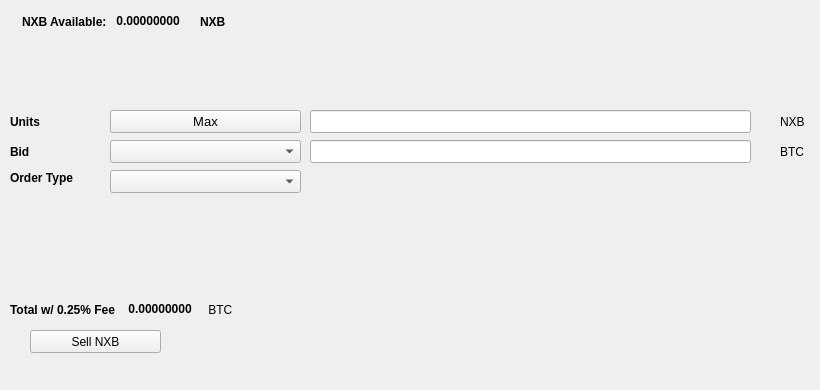
   <widget class="QWidget" name="SellTab">
    <attribute name="title">
     <string>Sell</string>
    </attribute>
    <widget class="QLabel" name="label_16">
     <property name="geometry">
      <rect>
       <x>780</x>
       <y>140</y>
       <width>31</width>
       <height>23</height>
      </rect>
     </property>
     <property name="text">
      <string>BTC</string>
     </property>
    </widget>
    <widget class="QComboBox" name="SellBidcomboBox">
     <property name="geometry">
      <rect>
       <x>110</x>
       <y>140</y>
       <width>191</width>
       <height>23</height>
      </rect>
     </property>
     <property name="font">
      <font>
       <pointsize>10</pointsize>
      </font>
     </property>
    </widget>
    <widget class="QLabel" name="label_18">
     <property name="geometry">
      <rect>
       <x>10</x>
       <y>110</y>
       <width>46</width>
       <height>23</height>
      </rect>
     </property>
     <property name="font">
      <font>
       <weight>75</weight>
       <bold>true</bold>
      </font>
     </property>
     <property name="text">
      <string>Units</string>
     </property>
    </widget>
    <widget class="QPushButton" name="Sell_Max_Amount">
     <property name="geometry">
      <rect>
       <x>110</x>
       <y>110</y>
       <width>191</width>
       <height>23</height>
      </rect>
     </property>
     <property name="font">
      <font>
       <pointsize>10</pointsize>
      </font>
     </property>
     <property name="text">
      <string>Max</string>
     </property>
    </widget>
    <widget class="QLabel" name="label_20">
     <property name="geometry">
      <rect>
       <x>10</x>
       <y>170</y>
       <width>91</width>
       <height>16</height>
      </rect>
     </property>
     <property name="font">
      <font>
       <weight>75</weight>
       <bold>true</bold>
      </font>
     </property>
     <property name="text">
      <string>Order Type</string>
     </property>
    </widget>
    <widget class="QComboBox" name="SellOrdertypeCombo">
     <property name="geometry">
      <rect>
       <x>110</x>
       <y>170</y>
       <width>191</width>
       <height>23</height>
      </rect>
     </property>
     <property name="font">
      <font>
       <pointsize>10</pointsize>
      </font>
     </property>
    </widget>
    <widget class="QLabel" name="label_21">
     <property name="geometry">
      <rect>
       <x>10</x>
       <y>140</y>
       <width>46</width>
       <height>23</height>
      </rect>
     </property>
     <property name="font">
      <font>
       <weight>75</weight>
       <bold>true</bold>
      </font>
     </property>
     <property name="text">
      <string>Bid</string>
     </property>
    </widget>
    <widget class="QLabel" name="label_22">
     <property name="geometry">
      <rect>
       <x>780</x>
       <y>110</y>
       <width>31</width>
       <height>23</height>
      </rect>
     </property>
     <property name="text">
      <string>NXB</string>
     </property>
    </widget>
    <widget class="QLineEdit" name="UnitsInputNXB">
     <property name="geometry">
      <rect>
       <x>310</x>
       <y>110</y>
       <width>441</width>
       <height>23</height>
      </rect>
     </property>
     <property name="font">
      <font>
       <pointsize>9</pointsize>
       <weight>75</weight>
       <bold>true</bold>
      </font>
     </property>
    </widget>
    <widget class="QLineEdit" name="SellBidPriceEdit">
     <property name="geometry">
      <rect>
       <x>310</x>
       <y>140</y>
       <width>441</width>
       <height>23</height>
      </rect>
     </property>
     <property name="font">
      <font>
       <pointsize>9</pointsize>
       <weight>75</weight>
       <bold>true</bold>
      </font>
     </property>
    </widget>
    <widget class="QPushButton" name="SellNXBBTN">
     <property name="geometry">
      <rect>
       <x>30</x>
       <y>330</y>
       <width>131</width>
       <height>23</height>
      </rect>
     </property>
     <property name="text">
      <string>Sell NXB</string>
     </property>
     <property name="icon">
      <iconset resource="../nxboost">
       <normaloff>:/icons/bitcoin</normaloff>:/icons/bitcoin</iconset>
     </property>
    </widget>
    <widget class="QWidget" name="layoutWidget3">
     <property name="geometry">
      <rect>
       <x>22</x>
       <y>12</y>
       <width>258</width>
       <height>19</height>
      </rect>
     </property>
     <layout class="QHBoxLayout" name="horizontalLayout">
      <item>
       <widget class="QLabel" name="label232_2">
        <property name="font">
         <font>
          <weight>75</weight>
          <bold>true</bold>
         </font>
        </property>
        <property name="text">
         <string>NXB Available:</string>
        </property>
       </widget>
      </item>
      <item>
       <widget class="QLabel" name="NXBAvailableLabel">
        <property name="palette">
         <palette>
          <active>
           <colorrole role="WindowText">
            <brush brushstyle="SolidPattern">
             <color alpha="255">
              <red>0</red>
              <green>0</green>
              <blue>0</blue>
             </color>
            </brush>
           </colorrole>
           <colorrole role="Button">
            <brush brushstyle="SolidPattern">
             <color alpha="255">
              <red>0</red>
              <green>170</green>
              <blue>0</blue>
             </color>
            </brush>
           </colorrole>
           <colorrole role="Light">
            <brush brushstyle="SolidPattern">
             <color alpha="255">
              <red>0</red>
              <green>255</green>
              <blue>0</blue>
             </color>
            </brush>
           </colorrole>
           <colorrole role="Midlight">
            <brush brushstyle="SolidPattern">
             <color alpha="255">
              <red>0</red>
              <green>212</green>
              <blue>0</blue>
             </color>
            </brush>
           </colorrole>
           <colorrole role="Dark">
            <brush brushstyle="SolidPattern">
             <color alpha="255">
              <red>0</red>
              <green>85</green>
              <blue>0</blue>
             </color>
            </brush>
           </colorrole>
           <colorrole role="Mid">
            <brush brushstyle="SolidPattern">
             <color alpha="255">
              <red>0</red>
              <green>113</green>
              <blue>0</blue>
             </color>
            </brush>
           </colorrole>
           <colorrole role="Text">
            <brush brushstyle="SolidPattern">
             <color alpha="255">
              <red>0</red>
              <green>170</green>
              <blue>0</blue>
             </color>
            </brush>
           </colorrole>
           <colorrole role="BrightText">
            <brush brushstyle="SolidPattern">
             <color alpha="255">
              <red>255</red>
              <green>255</green>
              <blue>255</blue>
             </color>
            </brush>
           </colorrole>
           <colorrole role="ButtonText">
            <brush brushstyle="SolidPattern">
             <color alpha="255">
              <red>0</red>
              <green>0</green>
              <blue>0</blue>
             </color>
            </brush>
           </colorrole>
           <colorrole role="Base">
            <brush brushstyle="SolidPattern">
             <color alpha="255">
              <red>255</red>
              <green>255</green>
              <blue>255</blue>
             </color>
            </brush>
           </colorrole>
           <colorrole role="Window">
            <brush brushstyle="SolidPattern">
             <color alpha="255">
              <red>0</red>
              <green>170</green>
              <blue>0</blue>
             </color>
            </brush>
           </colorrole>
           <colorrole role="Shadow">
            <brush brushstyle="SolidPattern">
             <color alpha="255">
              <red>0</red>
              <green>0</green>
              <blue>0</blue>
             </color>
            </brush>
           </colorrole>
           <colorrole role="AlternateBase">
            <brush brushstyle="SolidPattern">
             <color alpha="255">
              <red>127</red>
              <green>212</green>
              <blue>127</blue>
             </color>
            </brush>
           </colorrole>
           <colorrole role="ToolTipBase">
            <brush brushstyle="SolidPattern">
             <color alpha="255">
              <red>255</red>
              <green>255</green>
              <blue>220</blue>
             </color>
            </brush>
           </colorrole>
           <colorrole role="ToolTipText">
            <brush brushstyle="SolidPattern">
             <color alpha="255">
              <red>0</red>
              <green>0</green>
              <blue>0</blue>
             </color>
            </brush>
           </colorrole>
          </active>
          <inactive>
           <colorrole role="WindowText">
            <brush brushstyle="SolidPattern">
             <color alpha="255">
              <red>0</red>
              <green>0</green>
              <blue>0</blue>
             </color>
            </brush>
           </colorrole>
           <colorrole role="Button">
            <brush brushstyle="SolidPattern">
             <color alpha="255">
              <red>0</red>
              <green>170</green>
              <blue>0</blue>
             </color>
            </brush>
           </colorrole>
           <colorrole role="Light">
            <brush brushstyle="SolidPattern">
             <color alpha="255">
              <red>0</red>
              <green>255</green>
              <blue>0</blue>
             </color>
            </brush>
           </colorrole>
           <colorrole role="Midlight">
            <brush brushstyle="SolidPattern">
             <color alpha="255">
              <red>0</red>
              <green>212</green>
              <blue>0</blue>
             </color>
            </brush>
           </colorrole>
           <colorrole role="Dark">
            <brush brushstyle="SolidPattern">
             <color alpha="255">
              <red>0</red>
              <green>85</green>
              <blue>0</blue>
             </color>
            </brush>
           </colorrole>
           <colorrole role="Mid">
            <brush brushstyle="SolidPattern">
             <color alpha="255">
              <red>0</red>
              <green>113</green>
              <blue>0</blue>
             </color>
            </brush>
           </colorrole>
           <colorrole role="Text">
            <brush brushstyle="SolidPattern">
             <color alpha="255">
              <red>0</red>
              <green>170</green>
              <blue>0</blue>
             </color>
            </brush>
           </colorrole>
           <colorrole role="BrightText">
            <brush brushstyle="SolidPattern">
             <color alpha="255">
              <red>255</red>
              <green>255</green>
              <blue>255</blue>
             </color>
            </brush>
           </colorrole>
           <colorrole role="ButtonText">
            <brush brushstyle="SolidPattern">
             <color alpha="255">
              <red>0</red>
              <green>0</green>
              <blue>0</blue>
             </color>
            </brush>
           </colorrole>
           <colorrole role="Base">
            <brush brushstyle="SolidPattern">
             <color alpha="255">
              <red>255</red>
              <green>255</green>
              <blue>255</blue>
             </color>
            </brush>
           </colorrole>
           <colorrole role="Window">
            <brush brushstyle="SolidPattern">
             <color alpha="255">
              <red>0</red>
              <green>170</green>
              <blue>0</blue>
             </color>
            </brush>
           </colorrole>
           <colorrole role="Shadow">
            <brush brushstyle="SolidPattern">
             <color alpha="255">
              <red>0</red>
              <green>0</green>
              <blue>0</blue>
             </color>
            </brush>
           </colorrole>
           <colorrole role="AlternateBase">
            <brush brushstyle="SolidPattern">
             <color alpha="255">
              <red>127</red>
              <green>212</green>
              <blue>127</blue>
             </color>
            </brush>
           </colorrole>
           <colorrole role="ToolTipBase">
            <brush brushstyle="SolidPattern">
             <color alpha="255">
              <red>255</red>
              <green>255</green>
              <blue>220</blue>
             </color>
            </brush>
           </colorrole>
           <colorrole role="ToolTipText">
            <brush brushstyle="SolidPattern">
             <color alpha="255">
              <red>0</red>
              <green>0</green>
              <blue>0</blue>
             </color>
            </brush>
           </colorrole>
          </inactive>
          <disabled>
           <colorrole role="WindowText">
            <brush brushstyle="SolidPattern">
             <color alpha="255">
              <red>0</red>
              <green>85</green>
              <blue>0</blue>
             </color>
            </brush>
           </colorrole>
           <colorrole role="Button">
            <brush brushstyle="SolidPattern">
             <color alpha="255">
              <red>0</red>
              <green>170</green>
              <blue>0</blue>
             </color>
            </brush>
           </colorrole>
           <colorrole role="Light">
            <brush brushstyle="SolidPattern">
             <color alpha="255">
              <red>0</red>
              <green>255</green>
              <blue>0</blue>
             </color>
            </brush>
           </colorrole>
           <colorrole role="Midlight">
            <brush brushstyle="SolidPattern">
             <color alpha="255">
              <red>0</red>
              <green>212</green>
              <blue>0</blue>
             </color>
            </brush>
           </colorrole>
           <colorrole role="Dark">
            <brush brushstyle="SolidPattern">
             <color alpha="255">
              <red>0</red>
              <green>85</green>
              <blue>0</blue>
             </color>
            </brush>
           </colorrole>
           <colorrole role="Mid">
            <brush brushstyle="SolidPattern">
             <color alpha="255">
              <red>0</red>
              <green>113</green>
              <blue>0</blue>
             </color>
            </brush>
           </colorrole>
           <colorrole role="Text">
            <brush brushstyle="SolidPattern">
             <color alpha="255">
              <red>0</red>
              <green>85</green>
              <blue>0</blue>
             </color>
            </brush>
           </colorrole>
           <colorrole role="BrightText">
            <brush brushstyle="SolidPattern">
             <color alpha="255">
              <red>255</red>
              <green>255</green>
              <blue>255</blue>
             </color>
            </brush>
           </colorrole>
           <colorrole role="ButtonText">
            <brush brushstyle="SolidPattern">
             <color alpha="255">
              <red>0</red>
              <green>85</green>
              <blue>0</blue>
             </color>
            </brush>
           </colorrole>
           <colorrole role="Base">
            <brush brushstyle="SolidPattern">
             <color alpha="255">
              <red>0</red>
              <green>170</green>
              <blue>0</blue>
             </color>
            </brush>
           </colorrole>
           <colorrole role="Window">
            <brush brushstyle="SolidPattern">
             <color alpha="255">
              <red>0</red>
              <green>170</green>
              <blue>0</blue>
             </color>
            </brush>
           </colorrole>
           <colorrole role="Shadow">
            <brush brushstyle="SolidPattern">
             <color alpha="255">
              <red>0</red>
              <green>0</green>
              <blue>0</blue>
             </color>
            </brush>
           </colorrole>
           <colorrole role="AlternateBase">
            <brush brushstyle="SolidPattern">
             <color alpha="255">
              <red>0</red>
              <green>170</green>
              <blue>0</blue>
             </color>
            </brush>
           </colorrole>
           <colorrole role="ToolTipBase">
            <brush brushstyle="SolidPattern">
             <color alpha="255">
              <red>255</red>
              <green>255</green>
              <blue>220</blue>
             </color>
            </brush>
           </colorrole>
           <colorrole role="ToolTipText">
            <brush brushstyle="SolidPattern">
             <color alpha="255">
              <red>0</red>
              <green>0</green>
              <blue>0</blue>
             </color>
            </brush>
           </colorrole>
          </disabled>
         </palette>
        </property>
        <property name="font">
         <font>
          <weight>75</weight>
          <bold>true</bold>
         </font>
        </property>
        <property name="text">
         <string> 0.00000000 </string>
        </property>
        <property name="textInteractionFlags">
         <set>Qt::LinksAccessibleByMouse|Qt::TextSelectableByKeyboard|Qt::TextSelectableByMouse</set>
        </property>
       </widget>
      </item>
      <item>
       <widget class="QLabel" name="labelNXB">
        <property name="font">
         <font>
          <weight>75</weight>
          <bold>true</bold>
         </font>
        </property>
        <property name="text">
         <string>NXB</string>
        </property>
       </widget>
      </item>
     </layout>
    </widget>
    <widget class="QWidget" name="layoutWidget">
     <property name="geometry">
      <rect>
       <x>10</x>
       <y>300</y>
       <width>268</width>
       <height>19</height>
      </rect>
     </property>
     <layout class="QHBoxLayout" name="horizontalLayout_2">
      <item>
       <widget class="QLabel" name="label_19">
        <property name="font">
         <font>
          <weight>75</weight>
          <bold>true</bold>
         </font>
        </property>
        <property name="text">
         <string>Total w/ 0.25% Fee </string>
        </property>
       </widget>
      </item>
      <item>
       <widget class="QLabel" name="SellCostLabel">
        <property name="palette">
         <palette>
          <active>
           <colorrole role="WindowText">
            <brush brushstyle="SolidPattern">
             <color alpha="255">
              <red>0</red>
              <green>0</green>
              <blue>0</blue>
             </color>
            </brush>
           </colorrole>
           <colorrole role="Button">
            <brush brushstyle="SolidPattern">
             <color alpha="255">
              <red>0</red>
              <green>170</green>
              <blue>0</blue>
             </color>
            </brush>
           </colorrole>
           <colorrole role="Light">
            <brush brushstyle="SolidPattern">
             <color alpha="255">
              <red>0</red>
              <green>255</green>
              <blue>0</blue>
             </color>
            </brush>
           </colorrole>
           <colorrole role="Midlight">
            <brush brushstyle="SolidPattern">
             <color alpha="255">
              <red>0</red>
              <green>212</green>
              <blue>0</blue>
             </color>
            </brush>
           </colorrole>
           <colorrole role="Dark">
            <brush brushstyle="SolidPattern">
             <color alpha="255">
              <red>0</red>
              <green>85</green>
              <blue>0</blue>
             </color>
            </brush>
           </colorrole>
           <colorrole role="Mid">
            <brush brushstyle="SolidPattern">
             <color alpha="255">
              <red>0</red>
              <green>113</green>
              <blue>0</blue>
             </color>
            </brush>
           </colorrole>
           <colorrole role="Text">
            <brush brushstyle="SolidPattern">
             <color alpha="255">
              <red>0</red>
              <green>170</green>
              <blue>0</blue>
             </color>
            </brush>
           </colorrole>
           <colorrole role="BrightText">
            <brush brushstyle="SolidPattern">
             <color alpha="255">
              <red>255</red>
              <green>255</green>
              <blue>255</blue>
             </color>
            </brush>
           </colorrole>
           <colorrole role="ButtonText">
            <brush brushstyle="SolidPattern">
             <color alpha="255">
              <red>0</red>
              <green>0</green>
              <blue>0</blue>
             </color>
            </brush>
           </colorrole>
           <colorrole role="Base">
            <brush brushstyle="SolidPattern">
             <color alpha="255">
              <red>255</red>
              <green>255</green>
              <blue>255</blue>
             </color>
            </brush>
           </colorrole>
           <colorrole role="Window">
            <brush brushstyle="SolidPattern">
             <color alpha="255">
              <red>0</red>
              <green>170</green>
              <blue>0</blue>
             </color>
            </brush>
           </colorrole>
           <colorrole role="Shadow">
            <brush brushstyle="SolidPattern">
             <color alpha="255">
              <red>0</red>
              <green>0</green>
              <blue>0</blue>
             </color>
            </brush>
           </colorrole>
           <colorrole role="AlternateBase">
            <brush brushstyle="SolidPattern">
             <color alpha="255">
              <red>127</red>
              <green>212</green>
              <blue>127</blue>
             </color>
            </brush>
           </colorrole>
           <colorrole role="ToolTipBase">
            <brush brushstyle="SolidPattern">
             <color alpha="255">
              <red>255</red>
              <green>255</green>
              <blue>220</blue>
             </color>
            </brush>
           </colorrole>
           <colorrole role="ToolTipText">
            <brush brushstyle="SolidPattern">
             <color alpha="255">
              <red>0</red>
              <green>0</green>
              <blue>0</blue>
             </color>
            </brush>
           </colorrole>
          </active>
          <inactive>
           <colorrole role="WindowText">
            <brush brushstyle="SolidPattern">
             <color alpha="255">
              <red>0</red>
              <green>0</green>
              <blue>0</blue>
             </color>
            </brush>
           </colorrole>
           <colorrole role="Button">
            <brush brushstyle="SolidPattern">
             <color alpha="255">
              <red>0</red>
              <green>170</green>
              <blue>0</blue>
             </color>
            </brush>
           </colorrole>
           <colorrole role="Light">
            <brush brushstyle="SolidPattern">
             <color alpha="255">
              <red>0</red>
              <green>255</green>
              <blue>0</blue>
             </color>
            </brush>
           </colorrole>
           <colorrole role="Midlight">
            <brush brushstyle="SolidPattern">
             <color alpha="255">
              <red>0</red>
              <green>212</green>
              <blue>0</blue>
             </color>
            </brush>
           </colorrole>
           <colorrole role="Dark">
            <brush brushstyle="SolidPattern">
             <color alpha="255">
              <red>0</red>
              <green>85</green>
              <blue>0</blue>
             </color>
            </brush>
           </colorrole>
           <colorrole role="Mid">
            <brush brushstyle="SolidPattern">
             <color alpha="255">
              <red>0</red>
              <green>113</green>
              <blue>0</blue>
             </color>
            </brush>
           </colorrole>
           <colorrole role="Text">
            <brush brushstyle="SolidPattern">
             <color alpha="255">
              <red>0</red>
              <green>170</green>
              <blue>0</blue>
             </color>
            </brush>
           </colorrole>
           <colorrole role="BrightText">
            <brush brushstyle="SolidPattern">
             <color alpha="255">
              <red>255</red>
              <green>255</green>
              <blue>255</blue>
             </color>
            </brush>
           </colorrole>
           <colorrole role="ButtonText">
            <brush brushstyle="SolidPattern">
             <color alpha="255">
              <red>0</red>
              <green>0</green>
              <blue>0</blue>
             </color>
            </brush>
           </colorrole>
           <colorrole role="Base">
            <brush brushstyle="SolidPattern">
             <color alpha="255">
              <red>255</red>
              <green>255</green>
              <blue>255</blue>
             </color>
            </brush>
           </colorrole>
           <colorrole role="Window">
            <brush brushstyle="SolidPattern">
             <color alpha="255">
              <red>0</red>
              <green>170</green>
              <blue>0</blue>
             </color>
            </brush>
           </colorrole>
           <colorrole role="Shadow">
            <brush brushstyle="SolidPattern">
             <color alpha="255">
              <red>0</red>
              <green>0</green>
              <blue>0</blue>
             </color>
            </brush>
           </colorrole>
           <colorrole role="AlternateBase">
            <brush brushstyle="SolidPattern">
             <color alpha="255">
              <red>127</red>
              <green>212</green>
              <blue>127</blue>
             </color>
            </brush>
           </colorrole>
           <colorrole role="ToolTipBase">
            <brush brushstyle="SolidPattern">
             <color alpha="255">
              <red>255</red>
              <green>255</green>
              <blue>220</blue>
             </color>
            </brush>
           </colorrole>
           <colorrole role="ToolTipText">
            <brush brushstyle="SolidPattern">
             <color alpha="255">
              <red>0</red>
              <green>0</green>
              <blue>0</blue>
             </color>
            </brush>
           </colorrole>
          </inactive>
          <disabled>
           <colorrole role="WindowText">
            <brush brushstyle="SolidPattern">
             <color alpha="255">
              <red>0</red>
              <green>85</green>
              <blue>0</blue>
             </color>
            </brush>
           </colorrole>
           <colorrole role="Button">
            <brush brushstyle="SolidPattern">
             <color alpha="255">
              <red>0</red>
              <green>170</green>
              <blue>0</blue>
             </color>
            </brush>
           </colorrole>
           <colorrole role="Light">
            <brush brushstyle="SolidPattern">
             <color alpha="255">
              <red>0</red>
              <green>255</green>
              <blue>0</blue>
             </color>
            </brush>
           </colorrole>
           <colorrole role="Midlight">
            <brush brushstyle="SolidPattern">
             <color alpha="255">
              <red>0</red>
              <green>212</green>
              <blue>0</blue>
             </color>
            </brush>
           </colorrole>
           <colorrole role="Dark">
            <brush brushstyle="SolidPattern">
             <color alpha="255">
              <red>0</red>
              <green>85</green>
              <blue>0</blue>
             </color>
            </brush>
           </colorrole>
           <colorrole role="Mid">
            <brush brushstyle="SolidPattern">
             <color alpha="255">
              <red>0</red>
              <green>113</green>
              <blue>0</blue>
             </color>
            </brush>
           </colorrole>
           <colorrole role="Text">
            <brush brushstyle="SolidPattern">
             <color alpha="255">
              <red>0</red>
              <green>85</green>
              <blue>0</blue>
             </color>
            </brush>
           </colorrole>
           <colorrole role="BrightText">
            <brush brushstyle="SolidPattern">
             <color alpha="255">
              <red>255</red>
              <green>255</green>
              <blue>255</blue>
             </color>
            </brush>
           </colorrole>
           <colorrole role="ButtonText">
            <brush brushstyle="SolidPattern">
             <color alpha="255">
              <red>0</red>
              <green>85</green>
              <blue>0</blue>
             </color>
            </brush>
           </colorrole>
           <colorrole role="Base">
            <brush brushstyle="SolidPattern">
             <color alpha="255">
              <red>0</red>
              <green>170</green>
              <blue>0</blue>
             </color>
            </brush>
           </colorrole>
           <colorrole role="Window">
            <brush brushstyle="SolidPattern">
             <color alpha="255">
              <red>0</red>
              <green>170</green>
              <blue>0</blue>
             </color>
            </brush>
           </colorrole>
           <colorrole role="Shadow">
            <brush brushstyle="SolidPattern">
             <color alpha="255">
              <red>0</red>
              <green>0</green>
              <blue>0</blue>
             </color>
            </brush>
           </colorrole>
           <colorrole role="AlternateBase">
            <brush brushstyle="SolidPattern">
             <color alpha="255">
              <red>0</red>
              <green>170</green>
              <blue>0</blue>
             </color>
            </brush>
           </colorrole>
           <colorrole role="ToolTipBase">
            <brush brushstyle="SolidPattern">
             <color alpha="255">
              <red>255</red>
              <green>255</green>
              <blue>220</blue>
             </color>
            </brush>
           </colorrole>
           <colorrole role="ToolTipText">
            <brush brushstyle="SolidPattern">
             <color alpha="255">
              <red>0</red>
              <green>0</green>
              <blue>0</blue>
             </color>
            </brush>
           </colorrole>
          </disabled>
         </palette>
        </property>
        <property name="font">
         <font>
          <weight>75</weight>
          <bold>true</bold>
         </font>
        </property>
        <property name="autoFillBackground">
         <bool>false</bool>
        </property>
        <property name="text">
         <string> 0.00000000</string>
        </property>
        <property name="textInteractionFlags">
         <set>Qt::LinksAccessibleByMouse|Qt::TextSelectableByMouse</set>
        </property>
       </widget>
      </item>
      <item>
       <widget class="QLabel" name="label_17">
        <property name="font">
         <font>
          <weight>50</weight>
          <bold>false</bold>
         </font>
        </property>
        <property name="text">
         <string> BTC</string>
        </property>
       </widget>
      </item>
     </layout>
    </widget>
    <widget class="QLabel" name="label_23">
     <property name="geometry">
      <rect>
       <x>460</x>
       <y>300</y>
       <width>281</width>
       <height>81</height>
      </rect>
     </property>
     <property name="text">
      <string/>
     </property>
     <property name="pixmap">
      <pixmap>:/images/bittrex</pixmap>
     </property>
    </widget>
   </widget>
